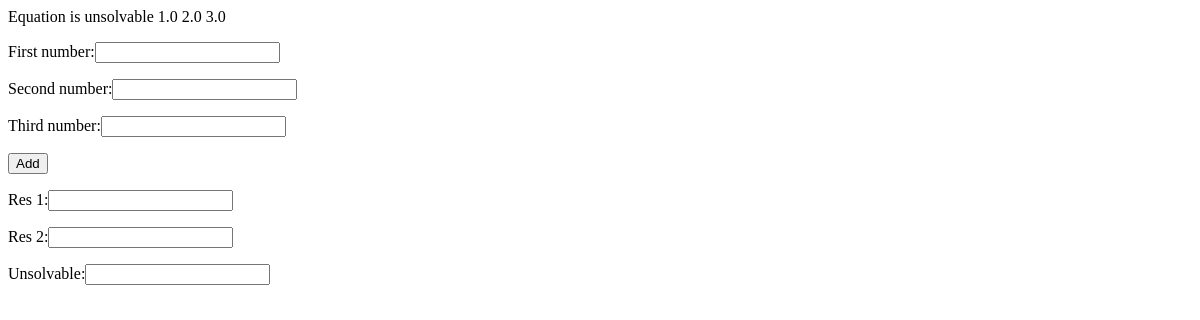
Before: /index/ with the older database file.
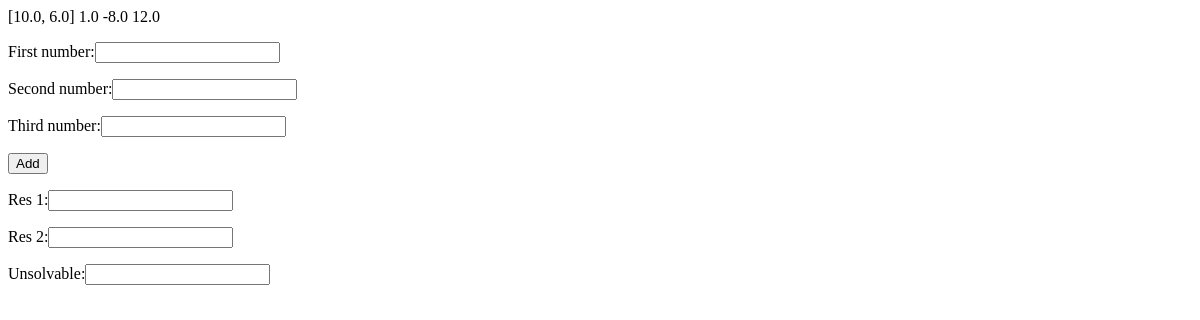
After: the same page with the newer database file.
### squrteq/models.py (models this page shows)
class Forsqrt(models.Model):
    first_number = models.FloatField(blank=True, null=True)
    second_number = models.FloatField(blank=True, null=True)
    third_number = models.FloatField(blank=True, null=True)
    res_1 = models.FloatField(blank=True, null=True)
    res_2 = models.FloatField(blank=True, null=True)
    unsolvable = models.CharField(max_length=50, blank=True, null=True)

### squrteq/views.py (the view)
# urls.py: path('index/', EnterYourNumbers, name='index'),
def EnterYourNumbers(request):
    form1 = Answers# if this is a POST request we need to process the form data
    x = 0
    if request.method == 'POST':
        form = EnterNumbersHere(request.POST)
        if form.is_valid():
            form.save()
            return HttpResponseRedirect('/index')
    else:
        form = EnterNumbersHere()
    q = Forsqrt.objects.all()
    q1 = q[len(q)-1].first_number
    q2 = q[len(q) - 1].second_number
    q3 = q[len(q) - 1].third_number
    x = functionsqrt(q[len(q)-1].first_number, q[len(q)-1].second_number, q[len(q)-1].third_number)
    return render(request, 'index.html', {'form': form, 'form1': form1, 'x': x, 'q1': q1, 'q2': q2, "q3": q3})

### squrteq/forms.py
class EnterNumbersHere(forms.ModelForm):
    class Meta:
        model = Forsqrt
        fields = ['first_number', 'second_number', 'third_number']

### squrteq/solvation.py (called while the page is built)
def functionsqrt(a: float, b: float, c: float):
    res = ''
    if b**2 - 4*a*c < 0:
        res = 'Equation is unsolvable'
        return res
    res = 0
    if b**2 - 4*a*c == 0:
        res = -b/(2*a)
        return res
    res = []
    if b**2 - 4*a*c > 0:
        x1 = (-b + sqrt(b**2 - 4*a*c)/(2*a))
        res.append(x1)
        x2 = (-b - sqrt(b**2 - 4*a*c)/(2*a))
        res.append(x2)
        return res

### squrteq/templates/index.html (shortened to what this page needs)
<!DOCTYPE html>
<html lang="en">
<head>
</head>
<body>
{{ x }}
{{ q1 }}
{{ q2 }}
{{ q3 }}
<form  method="post" >
    {% for f in form %}
    <p><label class="form_label" for="{{ f.id_for_label }}">{{ f.label }}:</label>{{ f }}</p>
    {% endfor %}
<button class='form_label' type="submit">Add</button>
</form>
<form  method="get" >
    {% for f in form1 %}
    <p><label class="form_label" for="{{ f.id_for_label }}">{{ f.label }}:</label>{{ f }}</p>
    {% endfor %}
</form>
</body>
</html>

Changed rows visible on the page:
no longer on this page (row unchanged): Forsqrt: unsolvable "Equation is unsolvable"
removed Forsqrt: first_number "1.0", second_number "2.0", third_number "3.0"
added Forsqrt: first_number "1.0", second_number "-8.0", third_number "12.0"
Other visible differences:
{{ x }}: (not shown) → "[10.0, 6.0]"
